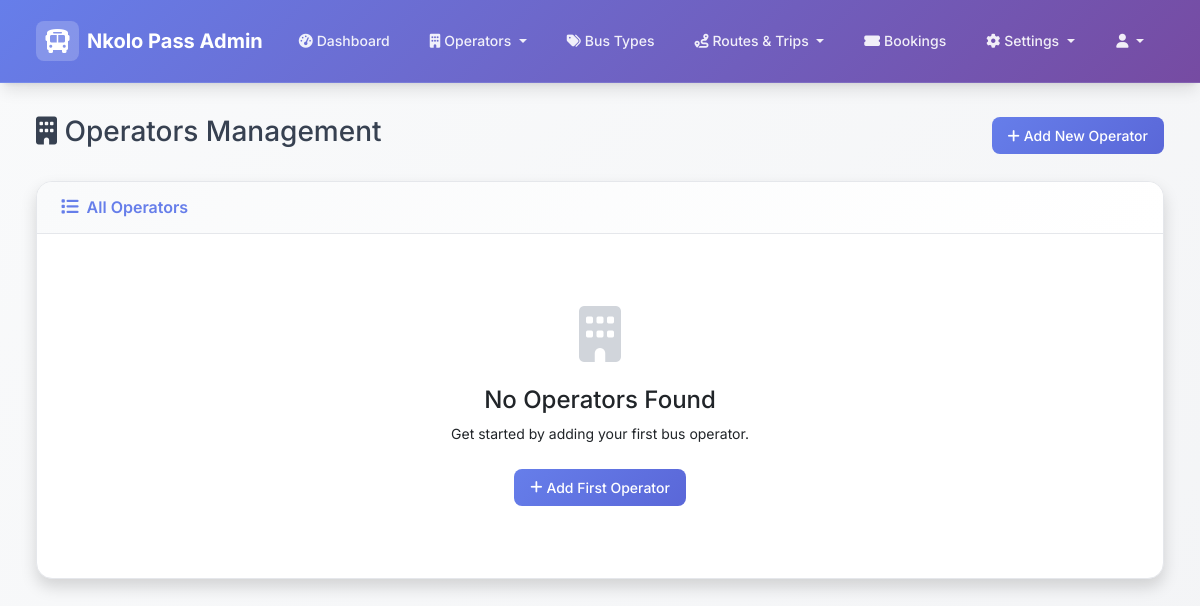
The page /admin/operators (signed in) on the database as committed earlier.
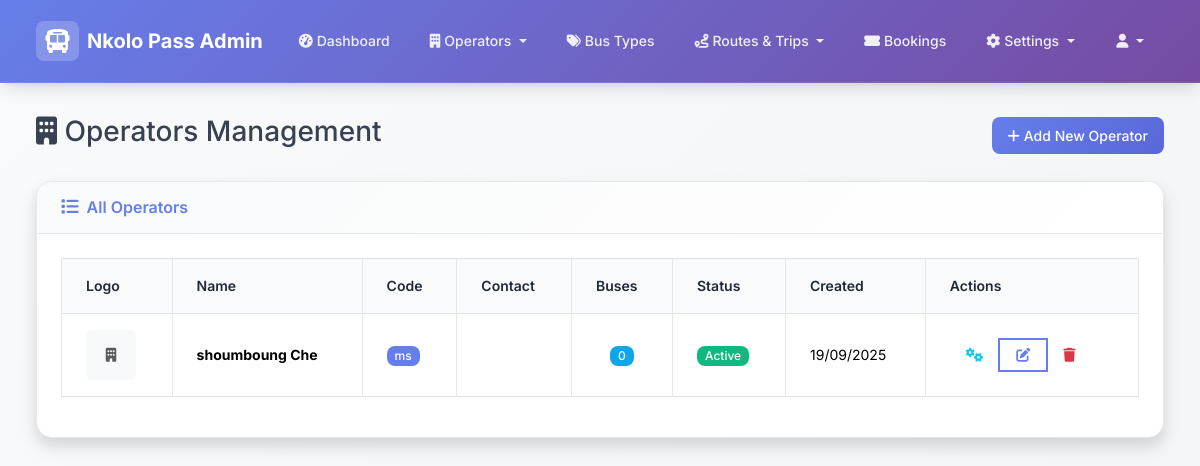
The same page on the database as committed later.
### models.py (models this page shows, shortened)
class Operator(db.Model):
    id = db.Column(db.Integer, primary_key=True)
    name = db.Column(db.String(100), nullable=False)
    code = db.Column(db.String(10), unique=True, nullable=False)
    contact_person = db.Column(db.String(100))
    phone = db.Column(db.String(20))
    email = db.Column(db.String(100))
    address = db.Column(db.Text)
    logo_url = db.Column(db.String(500))  # URL to logo image
    is_active = db.Column(db.Boolean, default=True)
    created_at = db.Column(db.DateTime, default=datetime.utcnow)
    locations = db.relationship('OperatorLocation', backref='operator', lazy=True)
    trips = db.relationship('Trip', backref='operator', lazy=True)

### admin_routes.py (the view)
@admin_bp.route('/operators')
def operators():
    if 'admin_id' not in session:
        return redirect(url_for('admin_bp.login'))
    operators = Operator.query.all()
    return render_template('admin/operators/list.html', operators=operators)

### templates/admin/operators/list.html (shortened to what the changed rows need)
{% extends "admin/base.html" %}
{% block content %}
<div class="row">
    <div class="col-12">
        <div class="d-flex justify-content-between align-items-center mb-4">
            <h1 class="h3">
                <i class="fas fa-building"></i> Operators Management
            </h1>
        </div>
    </div>
</div>
<div class="row">
    <div class="col-12">
        <div class="card shadow">
            <div class="card-body">
                {% if operators %}
                    <div class="table-responsive">
                        <table class="table table-bordered table-hover" id="operatorsTable">
                            <thead>
                                <tr>
                                    <th>Logo</th>
                                    <th>Name</th>
                                    <th>Code</th>
                                    <th>Contact</th>
                                    <th>Buses</th>
                                    <th>Status</th>
                                    <th>Created</th>
                                    <th>Actions</th>
                                </tr>
                            </thead>
                            <tbody>
                                {% for operator in operators %}
                                <tr>
                                    <td class="text-center">
                                        {% if operator.logo_url %}
                                            <img src="{{ operator.logo_url }}" onerror="this.onerror=null;this.src='https://via.placeholder.com/50x50?text=Logo';"
                                                 alt="{{ operator.name }}"
                                                 class="rounded"
                                                 style="width: 50px; height: 50px; object-fit: cover;">
                                        {% else %}
                                            <div class="bg-light rounded d-flex align-items-center justify-content-center"
                                                 style="width: 50px; height: 50px;">
                                                <i class="fas fa-building text-muted"></i>
                                            </div>
                                        {% endif %}
                                    </td>
                                    <td>
                                        <div class="fw-bold">{{ operator.name }}</div>
                                    </td>
                                    <td>
                                        <span class="badge bg-primary">{{ operator.code }}</span>
                                    </td>
                                    <td>
                                    </td>
                                    <td class="text-center">
                                        <span class="badge bg-info">{{ operator.buses|length }}</span>
                                    </td>
                                    <td>
                                        {% if operator.is_active %}
                                            <span class="badge bg-success">Active</span>
                                        {% else %}
                                            <span class="badge bg-danger">Inactive</span>
                                        {% endif %}
                                    </td>
                                    <td>{{ operator.created_at.strftime('%d/%m/%Y') }}</td>
                                    <td>
                                        <div class="btn-group" role="group">
                                            <a href="{{ url_for('admin_bp.operator_bus_types', operator_id=operator.id) }}"
                                               class="btn btn-sm btn-outline-info"
                                               title="Configure Bus Types">
                                                <i class="fas fa-cogs"></i>
                                            </a>
                                            <a href="{{ url_for('admin_bp.edit_operator', id=operator.id) }}"
                                               class="btn btn-sm btn-outline-primary"
                                               title="Edit">
                                                <i class="fas fa-edit"></i>
                                            </a>
                                            <button type="button"
                                                    class="btn btn-sm btn-outline-danger"
                                                    onclick="confirmDelete('{{ operator.name }}', '{{ url_for('admin_bp.delete_operator', id=operator.id) }}')"
                                                    title="Delete">
                                                <i class="fas fa-trash"></i>
                                            </button>
                                        </div>
                                    </td>
                                </tr>
                                {% endfor %}
                            </tbody>
                        </table>
                    </div>
                {% else %}
                    <div class="text-center py-5">
                        <i class="fas fa-building fa-4x text-gray-300 mb-4"></i>
                        <h4 class="text-gray-600">No Operators Found</h4>
                        <p class="text-gray-500 mb-4">Get started by adding your first bus operator.</p>
                        <a href="{{ url_for('admin_bp.add_operator') }}" class="btn btn-primary">
                            <i class="fas fa-plus"></i> Add First Operator
                        </a>
                    </div>
                {% endif %}
            </div>
        </div>
    </div>
</div>
{% endblock %}

Rows that differ between the two databases and show on the page:
added Operator: name "shoumboung Che", code "ms", buses|length "0", is_active "Active", created_at "19/09/2025"
Other text that changed with them:
text no longer shown: "No Operators Found Get started by adding your first bus operator. Add First Operator"
text now shown: "Logo Name Code Contact Buses Status Created Actions"
